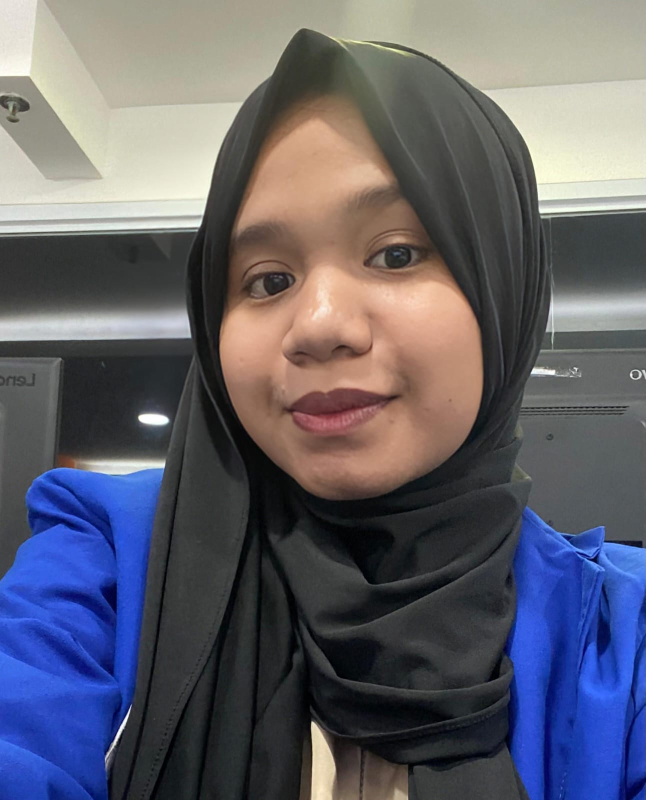
#> input picture myphoto.jpg, 1292 x 1600 px (shown at 1/2 size)
$ jupyter execute 'geometrix citra.ipynb'
#> lines starting #> are read from the running program, lines starting #| are printed output that depends on the picture
[cell 1]
#202331106_Istydaniahusen
import cv2
import numpy as np
from matplotlib import pyplot as plt

[cell 2]
#202331106_Istydaniahusen
image = cv2.imread('myphoto.jpg')
#> image is the input picture: shape (1600, 1292, 3); mean B, G, R 107.8, 97.1, 97.5
image_rgb = cv2.cvtColor(image, cv2.COLOR_BGR2RGB)

# 1. Rotated 90 derajat
rotated = cv2.rotate(image_rgb, cv2.ROTATE_90_CLOCKWISE)
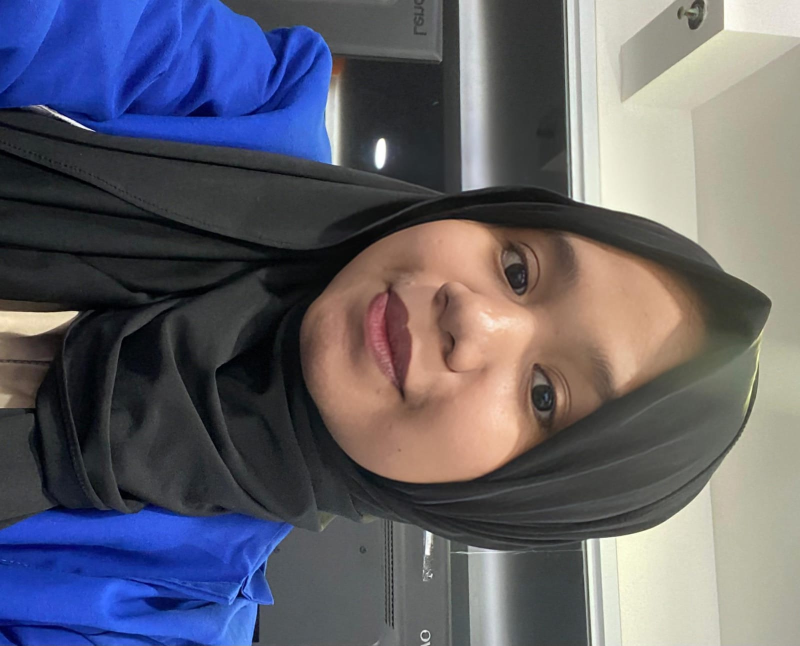
#> rotated: shape (1292, 1600, 3) (shown at 1/2 size); mean R, G, B 97.5, 97.1, 107.8

# 2. Resized ke 300x300 px
resized = cv2.resize(image_rgb, (100, 300))
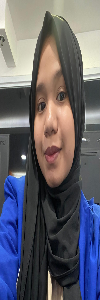
#> resized: shape (300, 100, 3); mean R, G, B 97.6, 97.2, 107.9

# 3. Cropped
h, w = image_rgb.shape[:2]
#> h = 1600; w = 1292
crop = image_rgb[h//4:h*3//4, w//4:w*3//4]
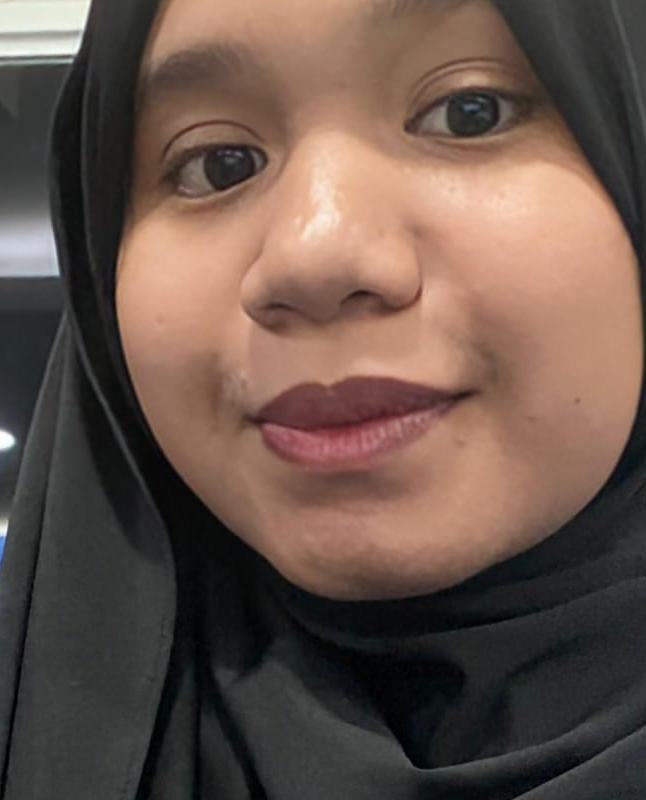
#> crop: shape (800, 646, 3); mean R, G, B 103.2, 83.7, 74.4

# 4. Flipped
flipped = cv2.flip(image_rgb, 1)
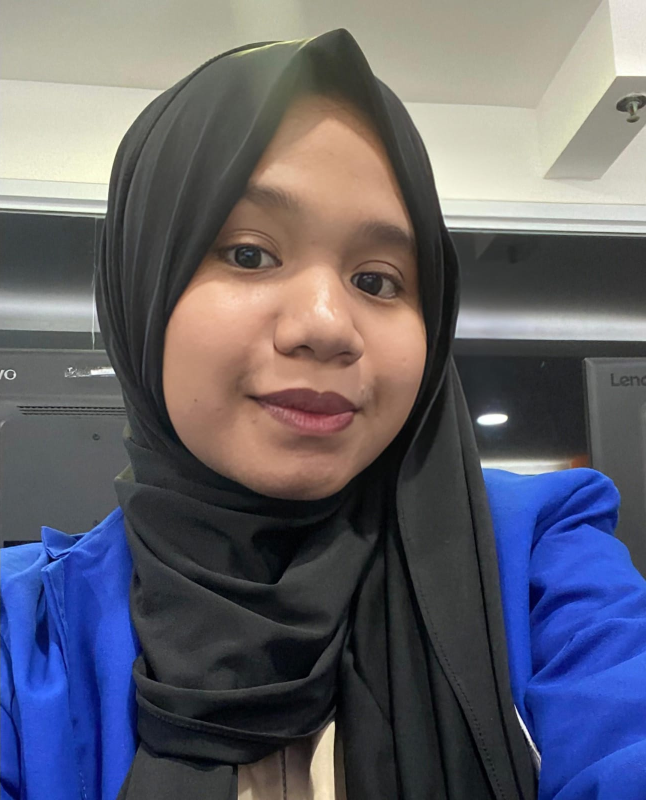
#> flipped: shape (1600, 1292, 3) (shown at 1/2 size); mean R, G, B 97.5, 97.1, 107.8

# 5. Translated
M = np.float32([[1, 0, 100], [0, 1, 50]])
translated = cv2.warpAffine(image_rgb, M, (w, h))
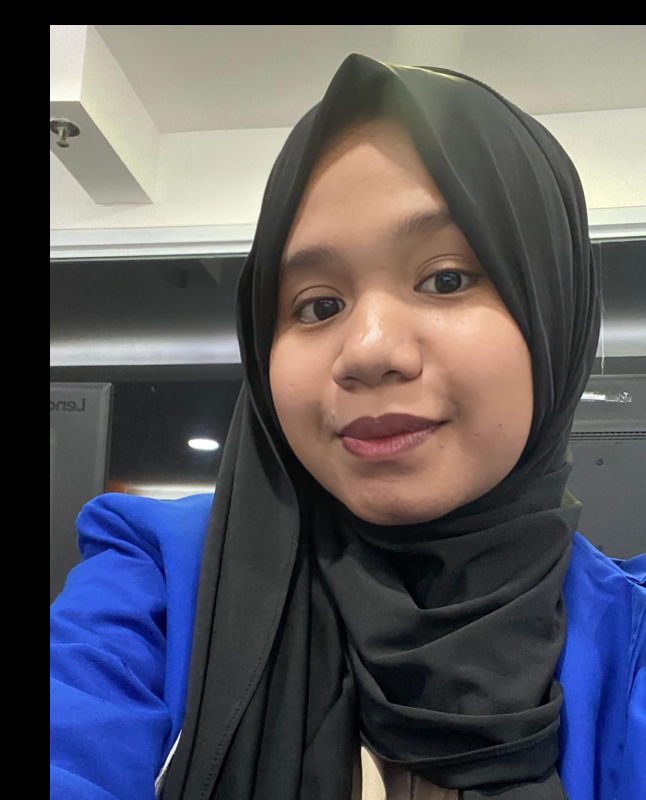
#> translated: shape (1600, 1292, 3) (shown at 1/2 size); mean R, G, B 87.8, 86.1, 93.5

titles = ['Citra Asli', 'After Rotated', 'After Resized', 'After Cropped', 'After Flipped', 'After Translated']
images = [image_rgb, rotated, resized, crop, flipped, translated]

plt.figure(figsize=(15, 10))
for i in range(6):
    plt.subplot(2, 3, i+1)
    plt.imshow(images[i])
    plt.title(titles[i], fontsize=12)
    plt.xlabel('Pixel X')
    plt.ylabel('Pixel Y')
    plt.xticks(np.linspace(0, images[i].shape[1], num=5, dtype=int))
    plt.yticks(np.linspace(0, images[i].shape[0], num=5, dtype=int))
    plt.grid(True)
plt.tight_layout()
plt.show()

$ run again, with inforgirl.jpg copied over myphoto.jpg
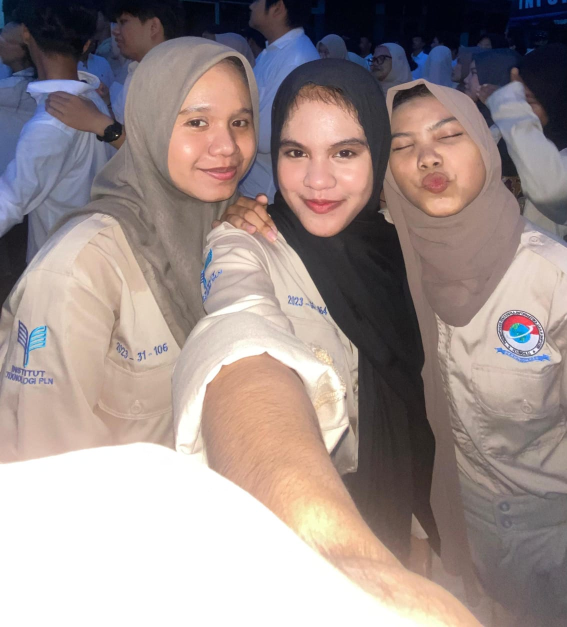
#> input picture inforgirl.jpg, 1134 x 1254 px (shown at 1/2 size)
#> image is the input picture: shape (1254, 1134, 3); mean B, G, R 140.4, 143.1, 157.1
#> `flipped = cv2.flip(image_rgb, 1)`:
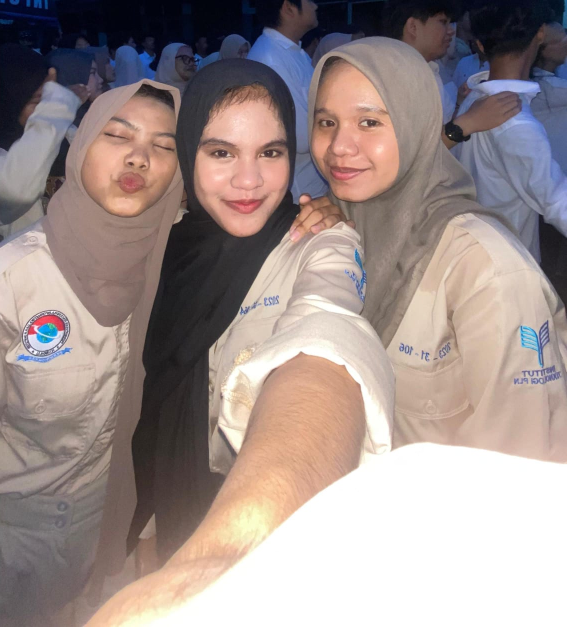
#> flipped: shape (1254, 1134, 3) (shown at 1/2 size); mean R, G, B 157.1, 143.1, 140.4
#> `translated = cv2.warpAffine(image_rgb, M, (w, h))`:
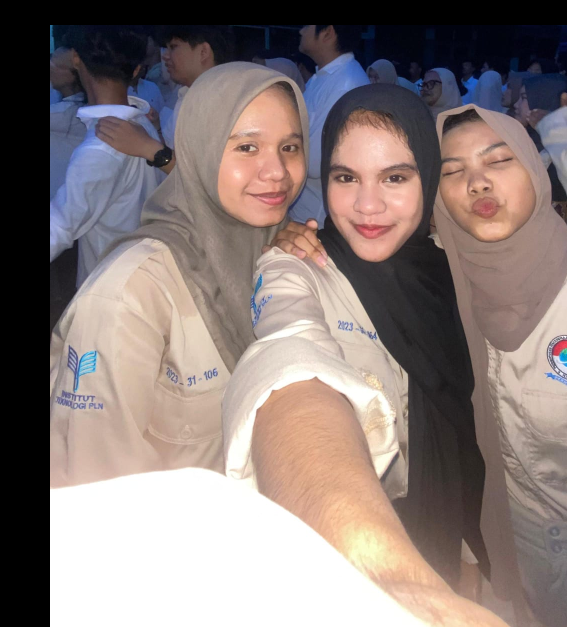
#> translated: shape (1254, 1134, 3) (shown at 1/2 size); mean R, G, B 137.3, 124.1, 121.3

$ run again, with nangka.jpg copied over myphoto.jpg
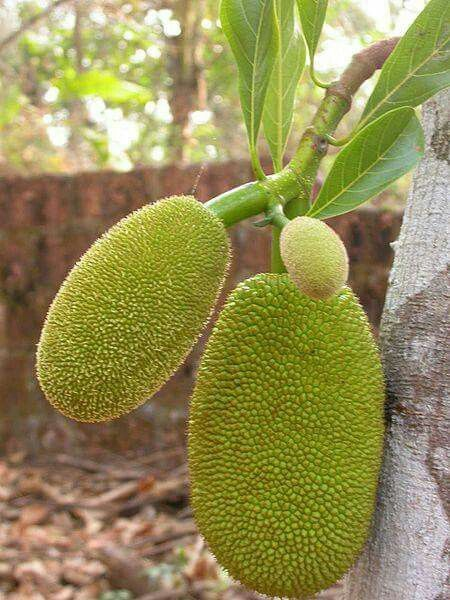
#> input picture nangka.jpg, 450 x 600 px
#> image is the input picture: shape (600, 450, 3); mean B, G, R 85.1, 141.9, 148.9
#> `flipped = cv2.flip(image_rgb, 1)`:
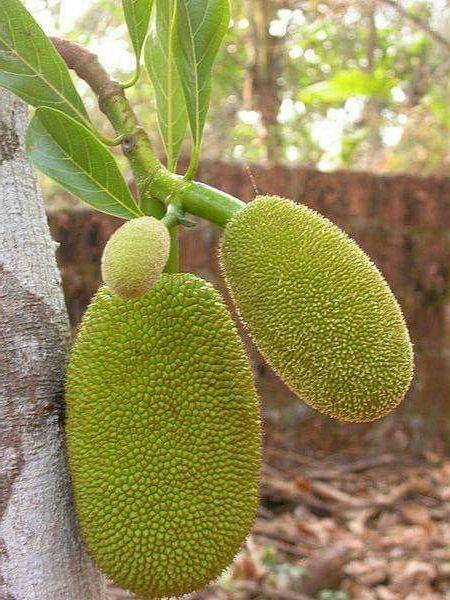
#> flipped: shape (600, 450, 3); mean R, G, B 148.9, 141.9, 85.1
#> `translated = cv2.warpAffine(image_rgb, M, (w, h))`:
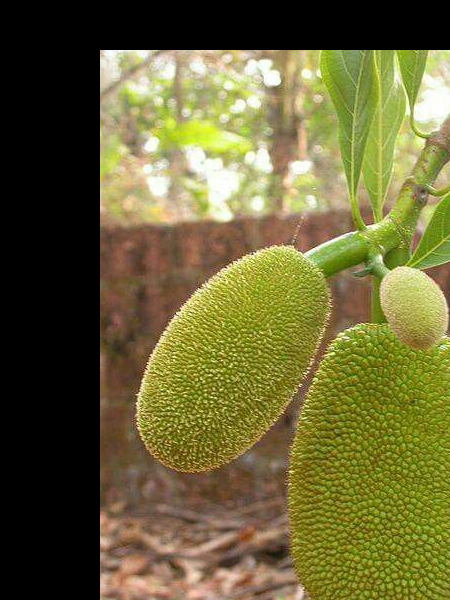
#> translated: shape (600, 450, 3); mean R, G, B 106.2, 101, 54.3
